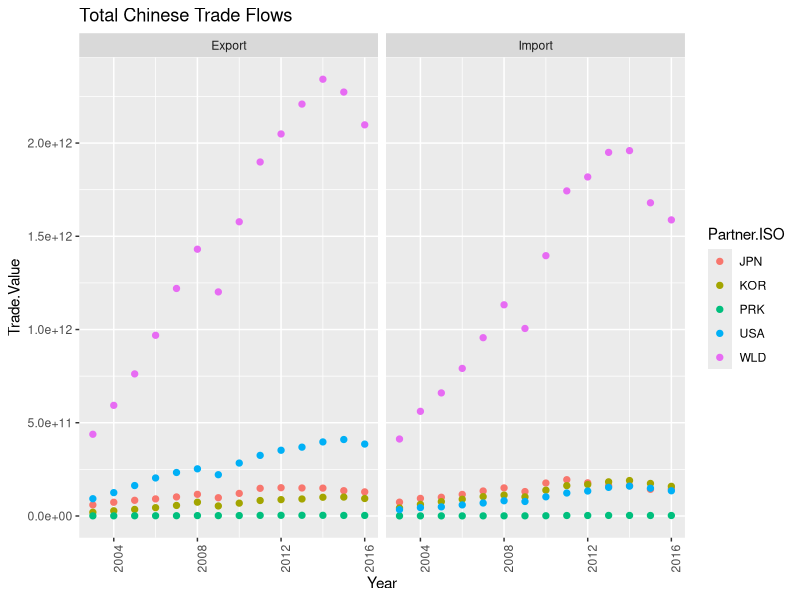
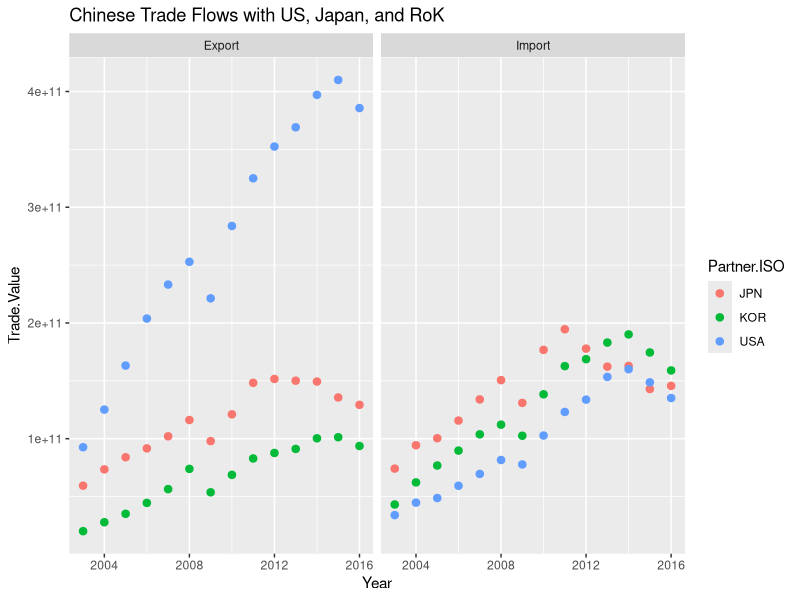
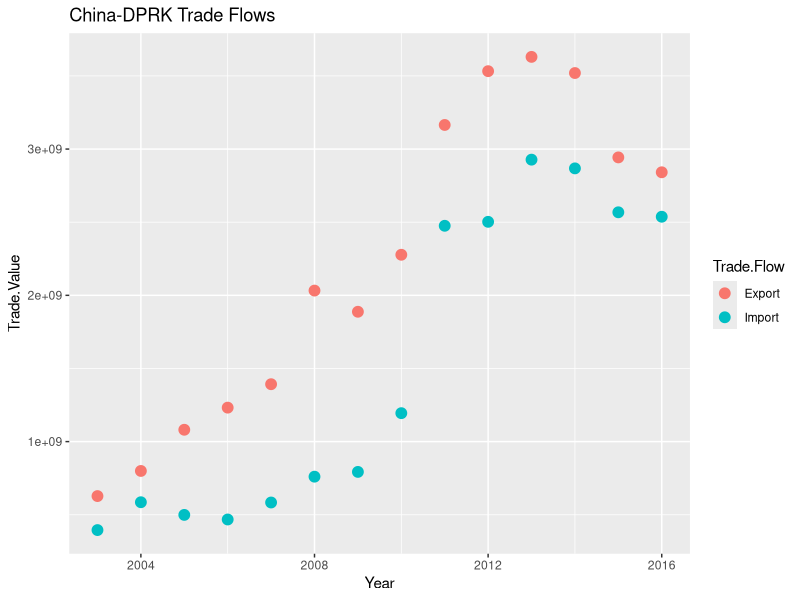
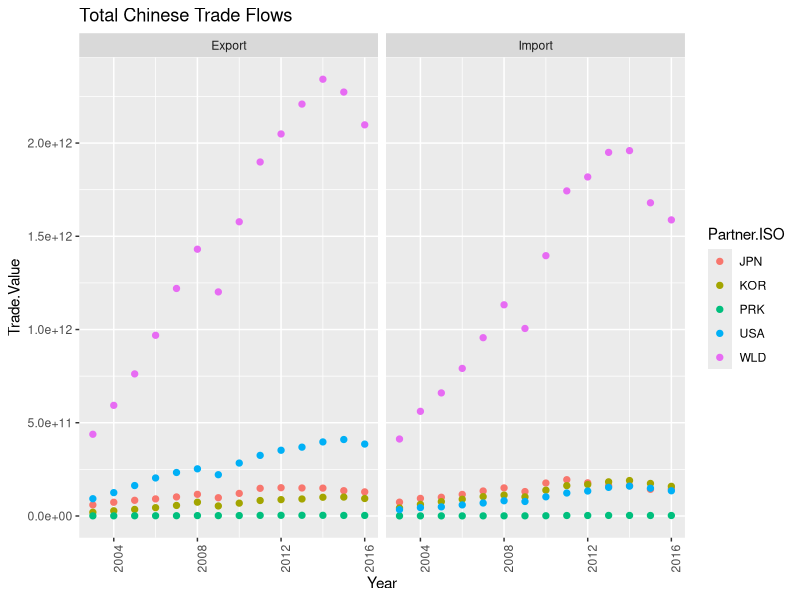
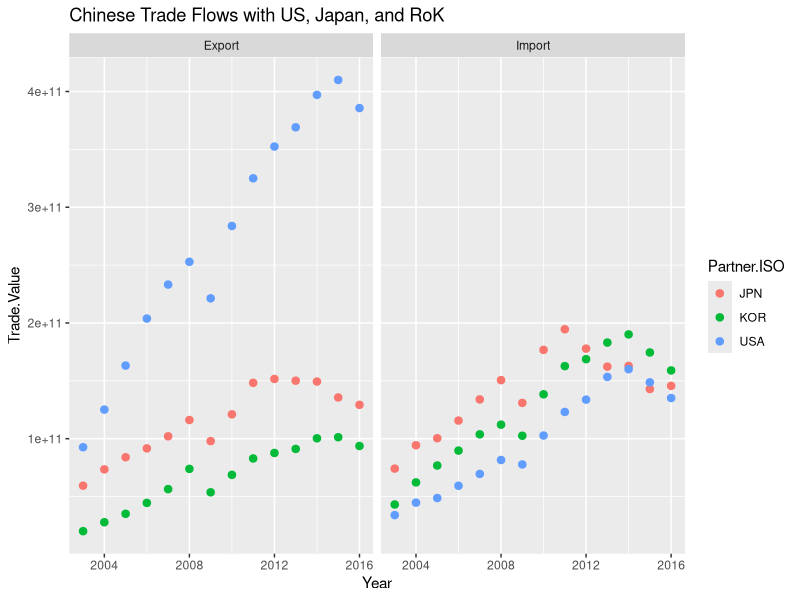
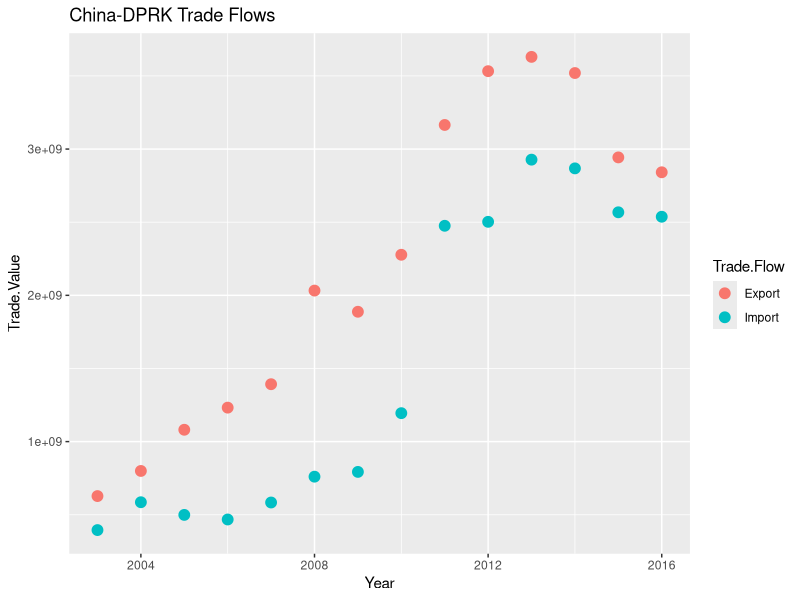

These figures' R source, in order:
library(dplyr)
library(ggplot2)

early <- read.csv("data/comtrade0307.csv")
mid <- read.csv("data/comtrade0812.csv")
late <- read.csv("data/comtrade1317.csv")
supplement <- read.csv("data/comtrade17chn.csv")

clean_comtrade_totals <- function(.data) {
  .data %>%
    mutate(Trade.Value = Trade.Value..US..) %>%
    select(Year, Reporter, Reporter.ISO, Partner, Partner.ISO, Trade.Flow, Trade.Value)
}

early <- clean_comtrade_totals(early)
mid <- clean_comtrade_totals(mid)
late <- clean_comtrade_totals(late)
supplement <- clean_comtrade_totals(supplement)

all <- rbind(early, mid, late)

# TODO: 2017supplement, check portions
part_year <- all %>% group_by(Partner, Year) %>% summarise(trade_usd = sum(Trade.Value))
part_year$trade_portion <- part_year$trade_usd / part_year$trade_usd[part_year$Partner == "World"]
part_year_chn <- all %>% filter(Reporter.ISO == "CHN") %>%
                         group_by(Partner.ISO, Year, Trade.Flow) %>%
                         summarise(Trade.Value = sum(Trade.Value))

# NOT CHINA SPECIFIC
# DPRK raw value
#part_year %>% filter(Partner == "Dem. People's Rep. of Korea") %>% ggplot(aes(y=trade_usd, x=Year)) + geom_line()
# All partners, raw
#part_year %>% ggplot(aes(y=trade_usd, x=Year, color=Partner)) + geom_line()
# USA, ROK, Japan relative to world
#part_year %>% filter(Partner != "World", Partner != "Dem. People's Rep. of Korea") %>%
#  ggplot(aes(y=trade_portion, x=Year, color=Partner)) + geom_line()

part_year_chn %>%
  filter(Trade.Flow != "Re-Import") %>%
  ggplot(aes(y=Trade.Value, x=Year, color=Partner.ISO)) +
    geom_point(size=1.8) +
    facet_wrap(~Trade.Flow) +
    theme(axis.text.x = element_text(angle = 90, hjust = 1)) +
    ggtitle("Total Chinese Trade Flows")

ggsave("output/china_trade_total.svg", device="svg")

part_year_chn %>%
  filter(Partner.ISO != "WLD", Partner.ISO != "PRK") %>%
  ggplot(aes(y=Trade.Value, x=Year, color=Partner.ISO)) +
    geom_point(size=2.2222) +
    facet_wrap(~Trade.Flow) +
    ggtitle("Chinese Trade Flows with US, Japan, and RoK")

ggsave("output/china_trade_us_rok_jpn.svg", device="svg")

part_year_chn %>%
  filter(Partner.ISO == "PRK") %>%
  ggplot(aes(y=Trade.Value, x=Year, color=Trade.Flow)) +
    geom_point(size=3.3333) +
    ggtitle("China-DPRK Trade Flows")

ggsave("output/china_trade_dprk.svg", device="svg")